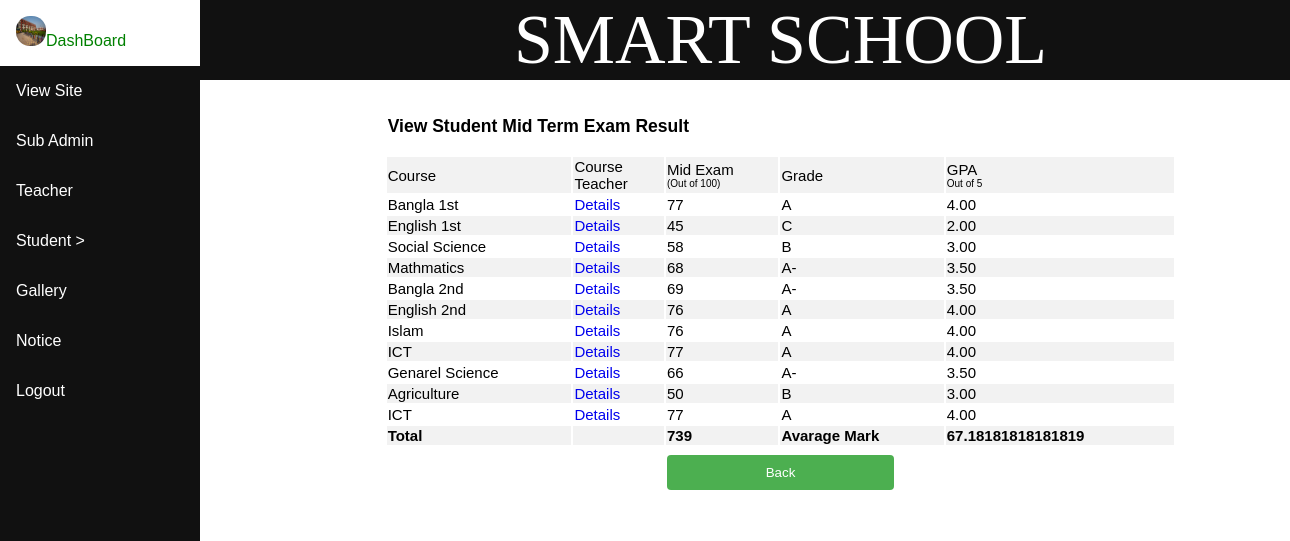
Screenshot of /admin/stdmid_result.php?std_id=1 (signed in) with the database file from the repository.
### tables this page shows
CREATE TABLE `midresult` (
  `rslt_id` int(10) NOT NULL,
  `std_id` int(10) NOT NULL,
  `tchr_id` int(10) NOT NULL,
  `cls_id` int(10) NOT NULL,
  `course_id` int(10) NOT NULL,
  `course` tinytext NOT NULL,
  `date` date NOT NULL,
  `firstname` tinytext NOT NULL,
  `midexam` tinytext NOT NULL
);

### admin/stdmid_result.php (the view, shortened to what this page needs)
<!DOCTYPE html PUBLIC "-//W3C//DTD XHTML 1.0 Transitional//EN" "http://www.w3.org/TR/xhtml1/DTD/xhtml1-transitional.dtd">
<html xmlns="http://www.w3.org/1999/xhtml">
<head>
<link rel="stylesheet" type="text/css" href="css/style.css">
</head>
<body>
<body>
<div id="head" >
<?php include("header/header.php");   ?>
</div>
<div class="sidenav">
  <?php include("menu/menu.php"); ?>
</div>
<div  class="cont">
<center>
<table width="70%">
          <tr><td colspan="6"> <h3>View Student  Mid Term Exam Result </h2></td>
    <tr>
    <td> Course</td>
    <td>Course<br> Teacher</td>
    <td> Mid Exam<br><span style="font-size:10px">(Out of 100)</span></td>
     <td>Grade</td>
     <td>GPA<br /> <span style="font-size:10px">Out of 5</span></td>
    </tr>
<?php
include("../database/config.php");
$stdid=$_GET['std_id'];
$sql = "SELECT * FROM midresult WHERE std_id='$stdid'  ";
$result = mysqli_query($myconn, $sql);
if (mysqli_num_rows($result) > 0) {
    while($row = mysqli_fetch_assoc($result))
{
	$tid=$row['tchr_id'];
$cors=$row['course'];
$midmark=$row['midexam'];
  ?>
  <tr>
  <td><?php echo $cors; ?></td>
   <td><a href="tdetails.php?tchr_id=<?php echo $tid; ?>" target="_blank">Details</a></td>
<td> <?php echo $midmark; ?> </td>
<td>
<?php
include("student/mid_grade.php");
?> </td>
<td>
<?php
include("student/mid_gpa.php");
?> </td>
    </tr>
  <?php
    }
} else {
    echo "0 results";
}
?>
<tr><td ><b>Total </b></td><td > </td><td ><b><?php
?> </b></td><td><b>Avarage Mark</b> </td><td><b><?php
?></b></td></tr>
      </table>
       <tr><td width="100px"> <td width="200px"><form action="allstudent.php"><input type="submit" value="Back" /></form></td></tr>
</div>
</body>
</html>

### admin/student/mid_grade.php
<?php
$c=$midmark;
if($c<33){
	echo "F";
	}
else if($c<40){
	echo"D";
	}
	else if($c<50){
	echo"C";
	}
	else if($c<60){
	echo"B";
	}
	else if($c<70){
	echo"A-";
	}
	else if($c<80){
	echo"A";
	}
	else if($c>79){
	echo"A+";
	}
?>

### admin/student/mid_gpa.php
<?php
$c=$midmark;
if($c<33){
	echo "0.0";
	}
else if($c<40){
	echo"1.00";
	}
	else if($c<50){
	echo"2.00";
	}
	else if($c<60){
	echo"3.00";
	}
	else if($c<70){
	echo"3.50";
	}
	else if($c<80){
	echo"4.00";
	}
	else if($c>79){
	echo"5.00";
	}
?>

### admin/css/style.css (style rules this page uses)
#head { height:80px; top:0px; position:absolute; width:90%; left:200px; position:absolute; background-color:#111; }
* { box-sizing: border-box; }
body { margin: 0; font-family: Arial, Helvetica, sans-serif; }
.sidenav { height: 100%; width: 200px; position: fixed; z-index: 1; top: 0; left: 0; background-color: #111; overflow-x: hidden; }
.cont { background-color:white; height:auto; left:200px; top:80px; position:absolute; width:90%; background-repeat: no-repeat, repeat; padding: 15px; }
input[type=submit] { width:20%; background-color: #4CAF50; color: white; padding: 10px 20px; margin: 8px 0; border: none; border-radius: 4px; cursor: pointer; }
th, td { text-align:left; padding: 0,0,0,0; font-size:15px; }
tr:nth-child(even) { background-color: #f2f2f2; }
a { display: inline-block; text-decoration: none; }

### rows the page displays
midresult: course "Bangla 1st", midexam "77", shows "A", shows "4.00"
midresult: course "English 1st", midexam "45", shows "C", shows "2.00"
midresult: course "Social Science", midexam "58", shows "B", shows "3.00"
midresult: course "Mathmatics", midexam "68", shows "A-", shows "3.50"
midresult: course "Bangla 2nd", midexam "69", shows "A-", shows "3.50"
midresult: course "English 2nd", midexam "76", shows "A", shows "4.00"
midresult: course "Islam", midexam "76", shows "A", shows "4.00"
midresult: course "ICT", midexam "77", shows "A", shows "4.00"
midresult: course "Genarel Science", midexam "66", shows "A-", shows "3.50"
midresult: course "Agriculture", midexam "50", shows "B", shows "3.00"
midresult: course "ICT", midexam "77", shows "A", shows "4.00"

### other values shown
$row["total"] "739"
$row["total"] "67.18181818181819"
